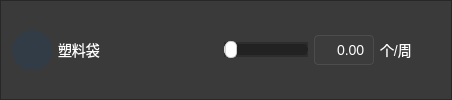
      <widget class="QFrame" name="homeEnergyFrame">
       <property name="minimumSize">
        <size>
         <width>0</width>
         <height>50</height>
        </size>
       </property>
       <property name="styleSheet">
        <string notr="true">background-color: rgba(40, 40, 40, 180);</string>
       </property>
       <property name="frameShape">
        <enum>QFrame::StyledPanel</enum>
       </property>
       <property name="frameShadow">
        <enum>QFrame::Raised</enum>
       </property>
       <layout class="QHBoxLayout" name="horizontalLayout">
        <item>
         <widget class="QLabel" name="plasticBagIconLabel">
          <property name="minimumSize">
           <size>
            <width>40</width>
            <height>40</height>
           </size>
          </property>
          <property name="maximumSize">
           <size>
            <width>40</width>
            <height>40</height>
           </size>
          </property>
          <property name="styleSheet">
           <string notr="true">background-color: rgba(44, 62, 80, 150);
border-radius: 20px;
padding: 5px;</string>
          </property>
          <property name="text">
           <string/>
          </property>
          <property name="pixmap">
           <pixmap resource="resource.qrc">:/resource/plasticBag.png</pixmap>
          </property>
          <property name="scaledContents">
           <bool>true</bool>
          </property>
         </widget>
        </item>
        <item>
         <widget class="QLabel" name="plasticBagTextLabel">
          <property name="sizePolicy">
           <sizepolicy hsizetype="Fixed" vsizetype="Preferred">
            <horstretch>0</horstretch>
            <verstretch>0</verstretch>
           </sizepolicy>
          </property>
          <property name="minimumSize">
           <size>
            <width>120</width>
            <height>0</height>
           </size>
          </property>
          <property name="styleSheet">
           <string notr="true">background-color: transparent;
color: white;
font-size: 14px;</string>
          </property>
          <property name="text">
           <string>塑料袋</string>
          </property>
         </widget>
        </item>
        <item>
         <spacer name="horizontalSpacer_2">
          <property name="orientation">
           <enum>Qt::Horizontal</enum>
          </property>
          <property name="sizeHint" stdset="0">
           <size>
            <width>40</width>
            <height>20</height>
           </size>
          </property>
         </spacer>
        </item>
        <item>
         <widget class="QSlider" name="plasticBagSlider">
          <property name="styleSheet">
           <string notr="true">QSlider {
    margin: 6px 0;
	background:transparent；
}

QSlider::groove:horizontal {
    border: 1px solid #555555;          /* 轨道边框 */
    height: 5px;                        /* 轨道高度 */
    background: #222222;                /* 轨道背景色 */
    margin: 2px 0;                      /* 上下边距 */
    border-radius: 4px;                 /* 轨道圆角 */
}

QSlider::handle:horizontal {
    background: #ffffff;                /* 滑块背景色-白色 */
    border: 1px solid #cccccc;          /* 滑块边框 */
    width: 10px;                        /* 滑块宽度 */
    height: 10px;                       /* 滑块高度 */
    margin: -6px 0;                     /* 滑块超出轨道的部分 */
    border-radius: 5px;                 /* 滑块圆角（半径为宽度的一半，实现圆形） */
}

QSlider::add-page:horizontal {
    background: #222222;                /* 滑块右侧轨道颜色 */
    border-radius: 4px;                 /* 右侧轨道圆角 */
}

QSlider::sub-page:horizontal {
    background: rgb(222, 222, 222);                /* 滑块左侧轨道颜色 */
    border-radius: 4px;                 /* 左侧轨道圆角 */
}</string>
          </property>
          <property name="maximum">
           <number>1000</number>
          </property>
          <property name="orientation">
           <enum>Qt::Horizontal</enum>
          </property>
         </widget>
        </item>
        <item>
         <widget class="QLineEdit" name="plasticBagValueEdit">
          <property name="minimumSize">
           <size>
            <width>60</width>
            <height>30</height>
           </size>
          </property>
          <property name="maximumSize">
           <size>
            <width>60</width>
            <height>30</height>
           </size>
          </property>
          <property name="styleSheet">
           <string notr="true">background-color: rgba(60, 60, 60, 200);
color: white;
font-size: 14px;
border: 1px solid rgba(80, 80, 80, 200);
border-radius: 4px;
padding: 2px 5px;</string>
          </property>
          <property name="text">
           <string>0.00</string>
          </property>
          <property name="alignment">
           <set>Qt::AlignRight|Qt::AlignTrailing|Qt::AlignVCenter</set>
          </property>
         </widget>
        </item>
        <item>
         <widget class="QLabel" name="plasticBagUnitLabel">
          <property name="minimumSize">
           <size>
            <width>60</width>
            <height>0</height>
           </size>
          </property>
          <property name="styleSheet">
           <string notr="true">background-color: transparent;
color: white;
font-size: 14px;</string>
          </property>
          <property name="text">
           <string>个/周</string>
          </property>
          <property name="alignment">
           <set>Qt::AlignLeading|Qt::AlignLeft|Qt::AlignVCenter</set>
          </property>
         </widget>
        </item>
       </layout>
      </widget>
